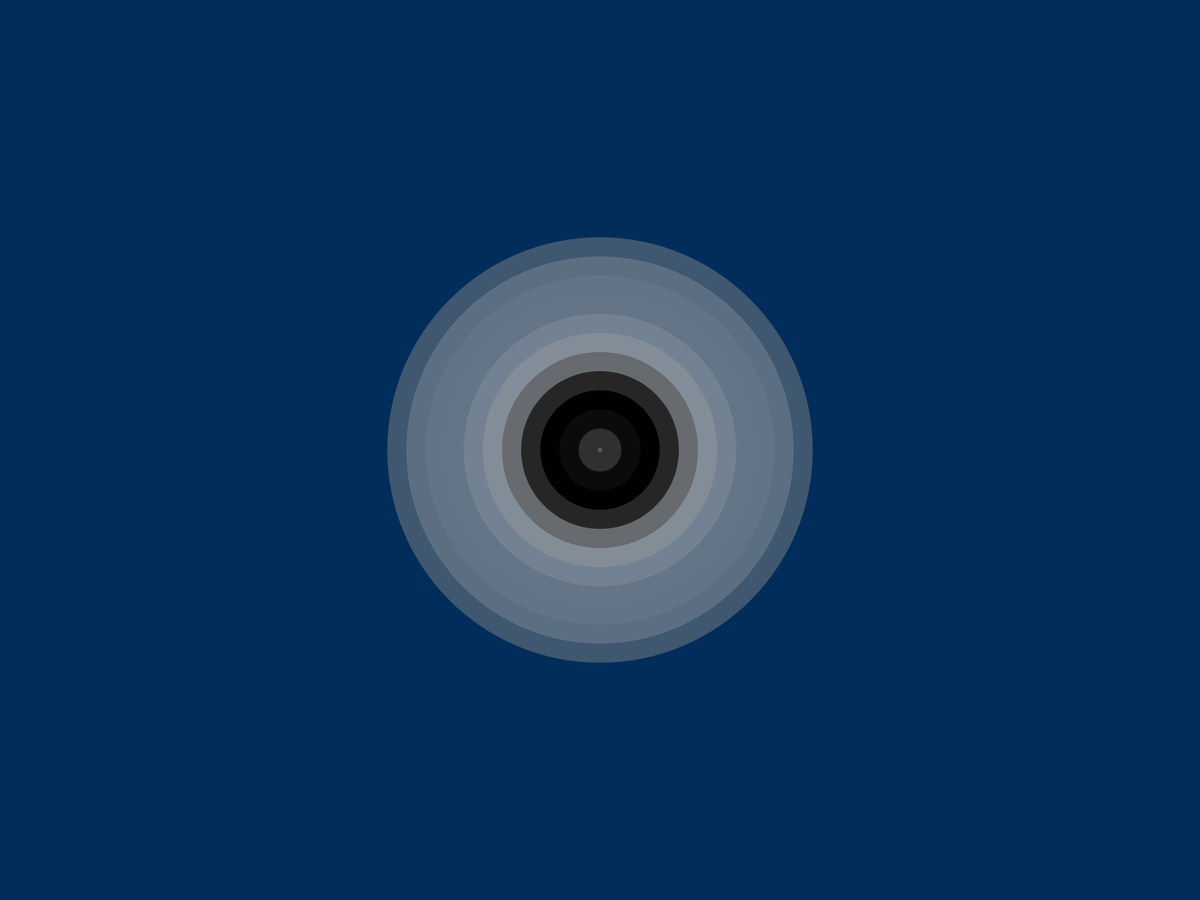
Frame 1 (no input)
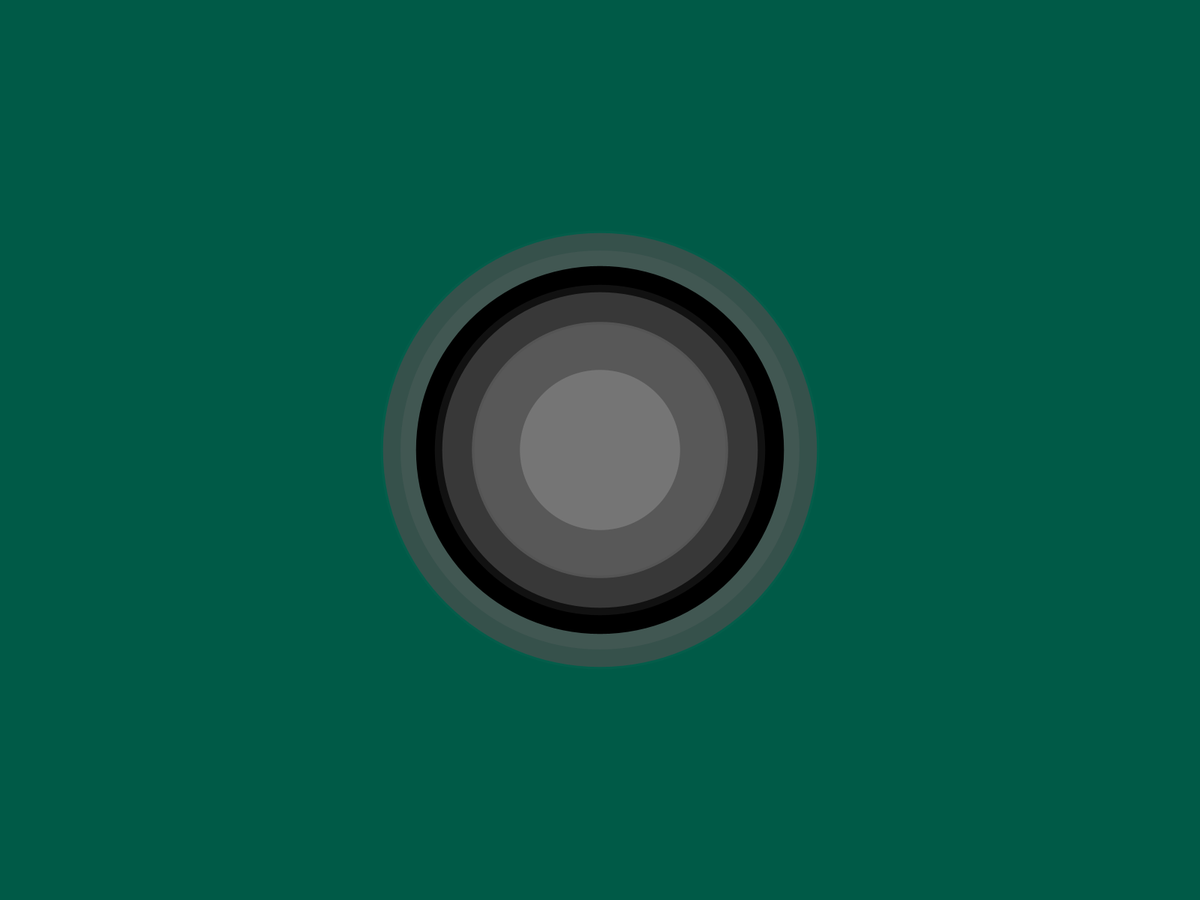
Frame 60 (the mouse pressed at the canvas centre just before this capture)
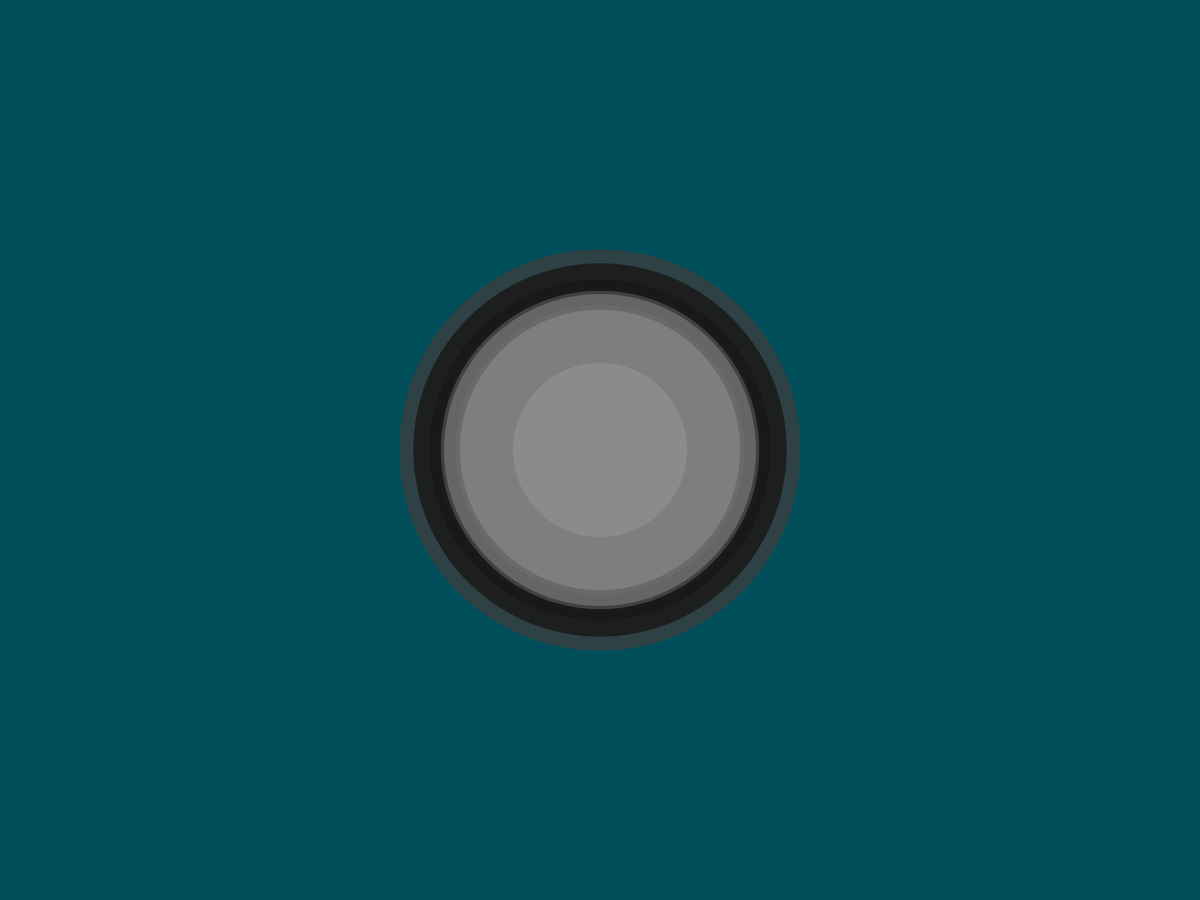
Frame 120 (the mouse held since frame 60 and released just before this capture)

The Processing sketch that drew these frames (run headless with seeded random() and noise(); from frame 60 on, the mouse is pressed at the canvas centre):

// Processing sketch: main
// ── main.pde
NoiseAudio noiseAudio;

void setup()
{
  surface.setTitle("Noise Audio");
  createNoiseAudio();

  fullScreen();
  colorMode(HSB, 360, 255, 255);
}

void createNoiseAudio()
{
  var numberOfDiscs = 12;
  noiseAudio = new NoiseAudio(numberOfDiscs);
}

void draw()
{
  var noiseValue = noise(frameRate / 15);
  var hue = map(noiseValue, 0, 1, 0, 360);
  background(hue, 255, 90);

  noiseAudio.render();
  noiseAudio.animate();
}

// ── Audio.pde
import java.util.Collections;

class NoiseAudio
{

  private ArrayList<Disc> discs;

  /* Constructor definition. */
  public NoiseAudio(int numberOfDiscs)
  {
    this.createDiscs(numberOfDiscs);
    Collections.reverse(this.discs);
  }

  /* Function definition. */
  private void createDiscs(int numberOfDiscs)
  {
    this.discs = new ArrayList<Disc>();

    for (int d = 0; d < numberOfDiscs; d++)
    {
      var posX = width / 2;
      var posY = height / 2;
      var position = new PVector(posX, posY);
      var radius = PI + pow(PI, 5) * d / numberOfDiscs;
      var id = d;

      this.discs.add(new Disc(position, radius, id));
    }
  }

  public void animate()
  {
    if (this.discs != null)
    {
      for (var disc : this.discs)
        disc.animate();
    }
  }

  public void render()
  {
    if (this.discs != null)
    {
      for (var disc : this.discs)
        disc.render();
    }
  }
}

// ── Disc.pde
class Disc
{

  private PVector position;
  private float radius;

  private int id;
  private float time;
  private float deltaTime;

  /* Constructor definition */
  public Disc(PVector position, float radius, int id)
  {
    this.position = position;
    this.radius = radius;

    this.id = id;
    this.time = 0f;
    this.deltaTime = 0.021f;
  }

  /* Function definition */
  public void animate()
  {
    this.time += this.deltaTime;

    var scalar = pow(PI, 5.3);
    var noiseValue = noise(scalar * this.id + this.time);
    var noiseRadius = map(noiseValue, 0, 1, PI, scalar);
    this.radius = noiseRadius;
  }

  public void render()
  {
    pushMatrix();
    translate(this.position.x, this.position.y);

    var sineValue = sin(12 * this.id + this.time);
    var hue = map(sineValue, -1, 1, 0, 360);
    var brightness = map(sineValue, -1, 1, 255, 0);

    noStroke();
    fill(hue, brightness);

    /*
     * By altering between circular discs,
     * to square discs, we can produce a
     * different and unique approach to the
     * audio's appearance.
     */
    //rectMode(CENTER);
    //square(0, 0, 2 * this.radius);

    circle(0, 0, 2 * this.radius);
    popMatrix();
  }
}
